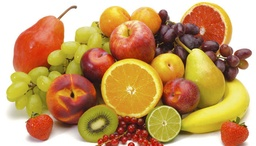
#> input picture INF/101/Praticas/P (1)/fruits-700.jpg, 256 x 146 px, shrunk from 700 x 400 before the run
$ python pratica-01.py
#> lines starting #> are read from the running program, lines starting #| are printed output that depends on the picture
### INF/101/Praticas/P (1)/imagens.py
from PIL import Image

class Imagem(object):

    largura = altura = 0

    def initVars( self ):
        self._inGetSet = False
        self._y = 0

    def abrir( self, filename ):
#> called with filename = 'fruits-700.jpg'
        self.initVars()
        self.im = Image.open( filename )
#> self.im is the input picture: PIL image 256x146 RGB; mean R, G, B 198.1, 156, 102.5
        self.largura, self.altura = self.im.size
#> self.largura = 256; self.altura = 146

    def __init__( self, filename='' ):
        if filename == '':
            self.initVars()
        else: self.abrir( filename )

    def mostrar( self ):
        self.im.show()

    def copia( self ):
        im2 = Imagem()
        im2.im = self.im.copy()
        im2.largura = self.largura
        im2.altura = self.altura
        return im2

    def salvar( self, filename ):
        self.im.save( filename, 'png')

    def __getitem__(self, yx):
        if self._inGetSet:
            self._inGetSet = False
            return self.im.getpixel( (yx, self._y) )
        else:
            self._inGetSet = True
            self._y = yx
            return self

    def __setitem__(self, yx, pixel):
        if self._inGetSet:
            self._inGetSet = False
            self.im.putpixel( (yx, self._y), pixel )
        else:
            self._inGetSet = True
            self._y = yx
            return self

"""
board[x][y] means board.__getitem__(x).__getitem__(y),
so Board.__getitem__ has to return some kind of view that
also supports __getitem__ and remembers x. This is a bit
of work, but for some use cases (anything involving passing
that view around) it's very convenient.

Another option is board[x, y], which means board.__getitem__((x, y)).
Note that this passes a tuple to __getitem__, which you'll
have to unpack manually (there is syntactic sugar for doing
this in 2.x, but it's a bit obscure and also gone in 3.x,
so you may want to avoid it in the interest of future porting work).
"""

### INF/101/Praticas/P (1)/pratica-01.py
# Nome do aluno: Werikson Frederiko de Oliveira Alves
# Matrícula: 96708
# Data: 09/08/2018
# O objetivo principal desta prática é usar as funções para estruturar uma implementação
# de um programa em Python que realize "image embossing" tranformando "uma imagem colorida em tons de cinza".

import imagens

def main():
    # Lê o arquivo com a imagem original e a coloca na matriz im.
    im = imagens.Imagem('fruits-700.jpg')
    im.mostrar()

    # Produz a imagem em tons de cinza em im1 a partir de im.
    print("Tons de cinza...")
    im1 = tonal(im)

    # Produz o embossing da imagem em im2 a partir de im1.
    print("Embossing...")
    im2 = emboss(im1)
    im2.mostrar()

    print("Fim do processamento!")


# Implemente aqui a função tonal() que recebe uma imagem como parâmetro e
# retorna a imagem em tons de cinza.

def tonal(im):

    im1 = im.copia()
    for y in range(0, im.altura):
        for x in range(0, im.largura):
            r, g, b = im[y][x]
            luminancia  = int(0.299 * r + 0.587 * g + 0.114 * b)
            im1[y][x] = (luminancia, luminancia, luminancia)
#> this loop made 146 passes
    return im1


# Implemente aqui a função emboss() que recebe uma imagem em tons de cinza e
# retorna a imagem embossed.

def emboss(im):

    filtro = [[-1, -1, 0],
              [-1,  0, 1],
              [ 0,  1, 1]]
    im2 = im.copia()
#> in copia (call 2), `im2.im = self.im.copy()`:
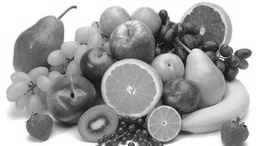
#> im2.im: PIL image 256x146 RGB; min 13, max 255, mean 162

    # Percorre todas as coordenadas da matriz original, deixando de fora as bordas.
    for y in range(1, im.altura-1):
        for x in range(1, im.largura-1):
            pix = 0 # inicia somatório

            # Percorre matriz de convolução.
            for i in range(0, 3):
                for j in range(0, 3):
                    # Pega pixel “embaixo” da coordenada do filtro.
                    r, g, b = im[y-(1-i)][x-(1-j)]
                    # Multiplica pelo filtro e soma. Para isso podemos usar apenas
                    # um dos componentes (r, g ou b), já que todos são iguais.
                    pix = pix + r * filtro[i][j]

            # Corrige o brilho e garante que fique entre 0 e 255.
            pix = max(0, min(255, pix+128))
            # Atribui o pixel a im2.
            im2[y][x] = (pix, pix, pix)
    return im2

# Chama a função main para iniciar o processo.
main()
#> in mostrar (call 2), `self.im.show()`:
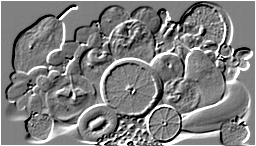
#> shown: PIL image 256x146 RGB; min 0, max 255, mean 127.8
